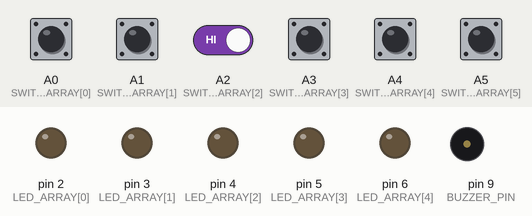
This sketch was run on a simulated Arduino Uno, built with avr-gcc and run on an emulated ATmega328P. Parts: output pins drawn as LEDs (lit = HIGH), buzzer (waves = sounding). Dashed ring = blinking. The inputs (shaded band) are chosen by the test bench; at power-on: A0 (SWITCH_ARRAY[0]), A1 (SWITCH_ARRAY[1]), A2 (SWITCH_ARRAY[2]), A3 (SWITCH_ARRAY[3]), A4 (SWITCH_ARRAY[4]), A5 (SWITCH_ARRAY[5]) HIGH.

Above: at 3.8 s.
3.9 s: A0 (SWITCH_ARRAY[0]) pulled LOW for 1.8 s
At 4.9 s:
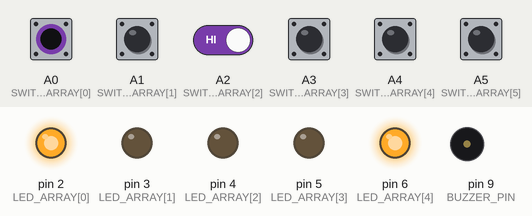
7.5 s: A1 (SWITCH_ARRAY[1]) pulled LOW for 1.8 s
At 8.5 s:
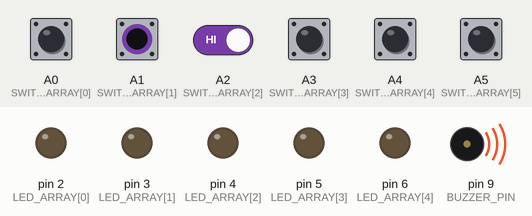
10.8 s: A0 (SWITCH_ARRAY[0]) pulled LOW for 1.8 s
At 12.4 s:
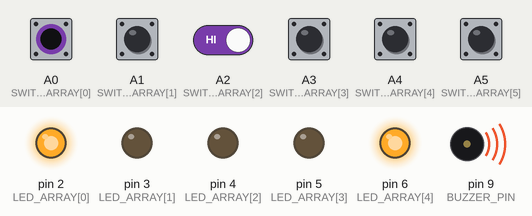
15.0 s: A0 (SWITCH_ARRAY[0]) driven LOW and A2 (SWITCH_ARRAY[2]) driven LOW
At 15.4 s:
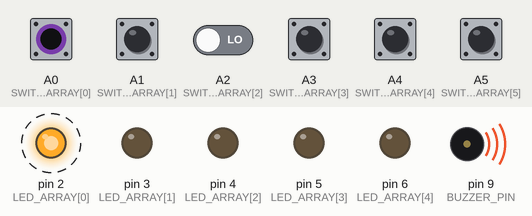
18.5 s: A0 (SWITCH_ARRAY[0]) driven HIGH
At 18.9 s:
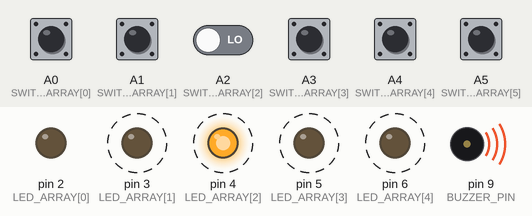
20.6 s: A0 (SWITCH_ARRAY[0]) driven LOW
At 23.4 s:
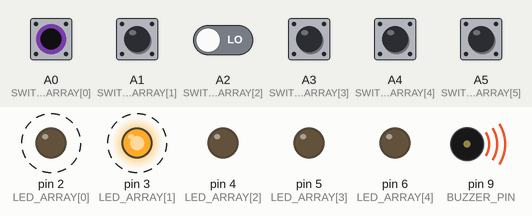
Timing chart, 0 to 26.6 s (numbered marks = the images above; inputs shaded):
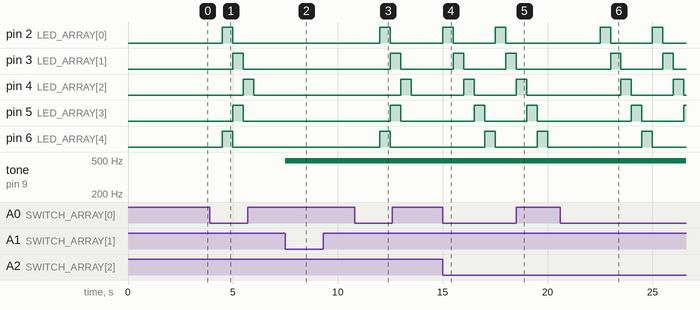

Measured:
- after the input at 3.9 s, pin 2 (LED_ARRAY[0]), pin 6 (LED_ARRAY[4]): LOW → HIGH after 0.60 s, → LOW 0.50 s later; pin 3 (LED_ARRAY[1]), pin 5 (LED_ARRAY[3]): LOW → HIGH after 1.1 s, → LOW 0.50 s later; pin 4 (LED_ARRAY[2]): LOW → HIGH after 1.6 s, → LOW 0.50 s later
- after the input at 7.5 s, tone on pin 9 (BUZZER_PIN): silent → 490 Hz at once
- after the input at 10.8 s, pin 2 (LED_ARRAY[0]), pin 6 (LED_ARRAY[4]): LOW → HIGH after 1.2 s, → LOW 0.50 s later; pin 3 (LED_ARRAY[1]), pin 5 (LED_ARRAY[3]): LOW → HIGH after 1.7 s, → LOW 0.50 s later; pin 4 (LED_ARRAY[2]): LOW → HIGH after 2.2 s, → LOW 0.50 s later
- after the input at 15.0 s, pin 2 (LED_ARRAY[0]): alternates HIGH for 0.50 s and LOW for 2.0 s, starting at once; pin 3 (LED_ARRAY[1]): LOW → HIGH after 0.50 s, → LOW 0.50 s later, → HIGH 2.0 s later
- after the input at 18.5 s, pin 2 (LED_ARRAY[0]): stays LOW (without the input it goes to HIGH after 1.5 s)
- after the input at 20.6 s, pin 2 (LED_ARRAY[0]): alternates HIGH for 0.50 s and LOW for 2.0 s, starting after 1.9 s; pin 3 (LED_ARRAY[1]): alternates HIGH for 0.50 s and LOW for 2.0 s, starting after 2.4 s

The sketch:

ChristmasLights.ino
```cpp
const int LED_ARRAY[5] = {2, 3, 4, 5, 6};
const int SWITCH_ARRAY[6] = {A0, A1, A2, A3, A4, A5};
const int BUZZER_PIN = 9;
const int TIME_CONSTANT = 500; //in miliseconds

void setup()
{
  //Initiate Serial communication
  Serial.begin(9600);

  int i;

  //set all the pins
  for (i = 0; i < 5; i++)
  {
    pinMode(LED_ARRAY[i], OUTPUT);
  }
  pinMode(BUZZER_PIN, OUTPUT);

  for (i = 0; i < 6; i++)
  {
    pinMode(SWITCH_ARRAY[i], INPUT_PULLUP);
  }
}

void loop()
{
  int i;
  bool state[6];
  //1 for ON
  //2 for OFF

  for (i = 0; i < 6; i++)
  {
    state[i] = !digitalRead(SWITCH_ARRAY[i]);
  }

  //decide which mode should play
  if (state[2])
  {
    mode1(state[0], state[1]);
  }
  else if (state[3])
  {
    mode2(state[0], state[1]);
  }
  else if (state[4])
  {
    mode3(state[0], state[1]);
  }
  else
  {
    mode4(state[0], state[1]);
  }

  //reset the buzzer
  analogWrite(BUZZER_PIN, 0);
}

void mode1(bool lights, bool sound)
{
  //lights turn on consecutively
  int i;

  for (i = 0; i < 5; i++)
  {
    if (lights)
      digitalWrite(LED_ARRAY[i], HIGH);
    delay(TIME_CONSTANT);
    if (lights)
      digitalWrite(LED_ARRAY[i], LOW);
    if (sound)
      analogWrite(BUZZER_PIN, 10 + i * 30);
  }
}

void mode2(bool lights, bool sound)
{
  //lights turn on consecutively in pairs
  int i;

  for (i = 0; i < 4; i++)
  {
    if (lights)
    {
      digitalWrite(LED_ARRAY[i], HIGH);
      digitalWrite(LED_ARRAY[i+1], HIGH);
    }
    delay(TIME_CONSTANT);
    if (lights)
    {
      digitalWrite(LED_ARRAY[i], LOW);
      digitalWrite(LED_ARRAY[i+1], LOW);
    }
    if (sound)
      analogWrite(BUZZER_PIN, 10 + (i%2) * 30);
  }
}

void mode3(bool lights, bool sound)
{
  // first step xoxox
  //second step oxoxo
  //x on, o off
  int i;
  int j;

  for (i = 0; i < 2; i++)
  {
    if (sound)
      analogWrite(BUZZER_PIN, 10 + i * 30);
    for (j = i; j < 5 && lights; j = j + 2)
    {
      digitalWrite(LED_ARRAY[j], HIGH);
    }
    delay(TIME_CONSTANT);
    for (j = i; j < 5 && lights; j = j + 2)
    {
      digitalWrite(LED_ARRAY[j], LOW);
    }
  }
}

void mode4(bool lights, bool sound)
{
  //lights start turning on from the edges
  //then, they turn off in pairs
  //the last one finishes the squence
  int i;

  for (i = 0; i < 3; i++)
  {
    if (lights)
    {
      digitalWrite(LED_ARRAY[i], HIGH);
      if (i != 2)
        digitalWrite(LED_ARRAY[4-i], HIGH);
    }
    if (sound)
      analogWrite(BUZZER_PIN, 60 - i * 20);
    delay(TIME_CONSTANT);
    if (lights)
    {
      digitalWrite(LED_ARRAY[i], LOW);
      if (i != 2)
        digitalWrite(LED_ARRAY[4-i], LOW);
    }
  }
}
```
